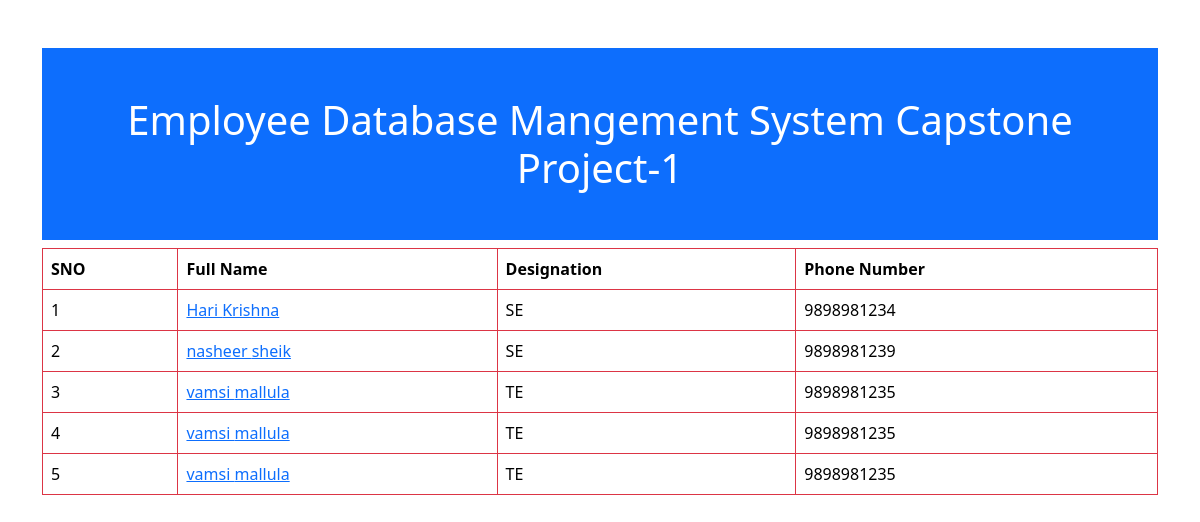
The page / on the database its author committed.
### app/models.py (models this page shows)
class Employee(models.Model):
    First_name=models.CharField(max_length=100)
    Last_name=models.CharField(max_length=100)
    Photo=models.CharField(max_length=100)
    Designation=models.CharField(max_length=100)
    Email_address=models.CharField(max_length=100)
    Phone_number=models.CharField(max_length=100)

### app/views.py (the view)
# urls.py: 2. Add a URL to urlpatterns:  path('', views.home, name='home')
def home(request):
    employees=Employee.objects.all()
    return render(request,'app/home.html',{'employees':employees})

### app/templates/app/home.html (shortened to what this page needs)
<!DOCTYPE html>
<html lang="en">
<head>
    <link rel="stylesheet" href="https://cdn.jsdelivr.net/npm/bootstrap@5.3.8/dist/css/bootstrap.min.css">
</head>
<body>
    <div class="container mt-5">
<h1 class="bg-primary text-white p-5 text-center">Employee Database Mangement System Capstone Project-1</h1>
<table class="table table-bordered border-danger table-hover">
<thead>
<tr>
<th>SNO</th>
<th>Full Name</th>
<th>Designation</th>
<th>Phone Number</th>
</tr>
</thead>
<tbody>
{% for x in employees %}
<tr>
<td>{{x.id}}</td>
<td><a href="{% url 'employee_detail' x.id %}">{{x.First_name}} {{x.Last_name}}</a></td>
<td>{{x.Designation}}</td>
<td>{{x.Phone_number}}</td>
</tr>
{% endfor %}
</tbody>
</table>
</div>
</body>
</html>

### rows shown on the page
Employee: id "1", First_name "Hari", Last_name "Krishna", Designation "SE", Phone_number "9898981234"
Employee: id "2", First_name "nasheer", Last_name "sheik", Designation "SE", Phone_number "9898981239"
Employee: id "3", First_name "vamsi", Last_name "mallula", Designation "TE", Phone_number "9898981235"
Employee: id "4", First_name "vamsi", Last_name "mallula", Designation "TE", Phone_number "9898981235"
Employee: id "5", First_name "vamsi", Last_name "mallula", Designation "TE", Phone_number "9898981235"
